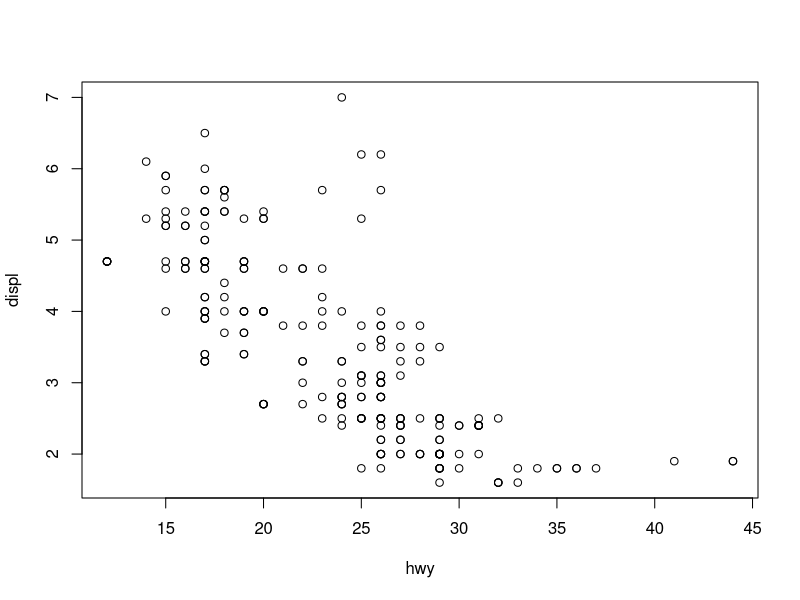
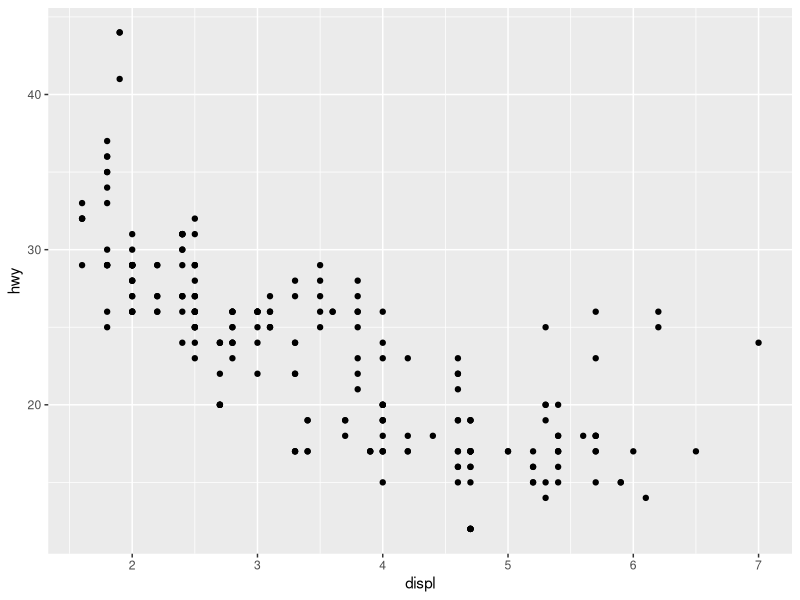

These figures' R source, in order:
install.packages(tidytext)
install.packages(tidyverse)
library(tidytext)
library(tidyverse)

#what is the structure of our example data
str(mpg)

#look at the first few rows of the dataframe
head(mpg)

#look at the last few rows of the dataframe
tail(mpg)

#look at the variable "manufacturer"
mpg$manufacturer

#look at the variable "hwy"
mpg$hwy

#summarize the variable "hwy"
summary(mpg$hwy)

#base R plot
plot(displ~hwy,data=mpg)

#using function from package ggplot2, which was loaded into R by package tidyverse
qplot(displ,hwy,data=mpg)
